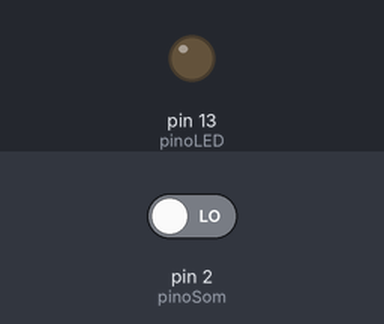
The sketch below on a simulated Arduino Uno, built with avr-gcc and run on an emulated ATmega328P. Shown: output pins drawn as LEDs (lit = HIGH). The test bench sets the inputs (shaded band); at power-on: pin 2 (pinoSom) LOW.

Above: at 1.2 s.
1.3 s: pin 2 (pinoSom) driven HIGH
At 2.1 s:
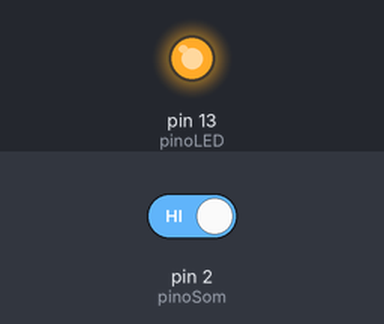
2.8 s: pin 2 (pinoSom) driven LOW
At 3.3 s:
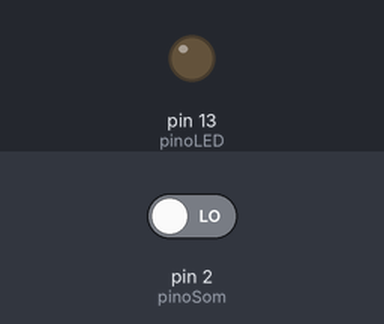
Timing chart, 0 to 5.8 s (numbered marks = the images above; inputs shaded):
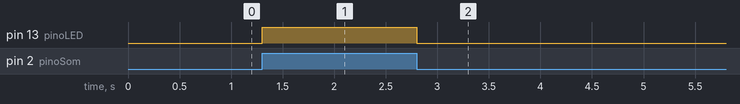

The sketch:

LDR_SENSOR.ino
```cpp
int pinoSom = 2;
int estadoSom = 0;

int pinoLED = 13;

void setup()
{
  pinMode(pinoSom, INPUT);
  pinMode(pinoLED, OUTPUT);
}

void loop()
{
  estadoSom = digitalRead(pinoSom);

  if (estadoSom == HIGH){
    digitalWrite(pinoLED, HIGH);
  }
  if (estadoSom == LOW){
    digitalWrite(pinoLED, LOW);
  }
}
```

Measured:
- after the input at 1.3 s, pin 13 (pinoLED): LOW → HIGH at once
- after the input at 2.8 s, pin 13 (pinoLED): HIGH → LOW at once
